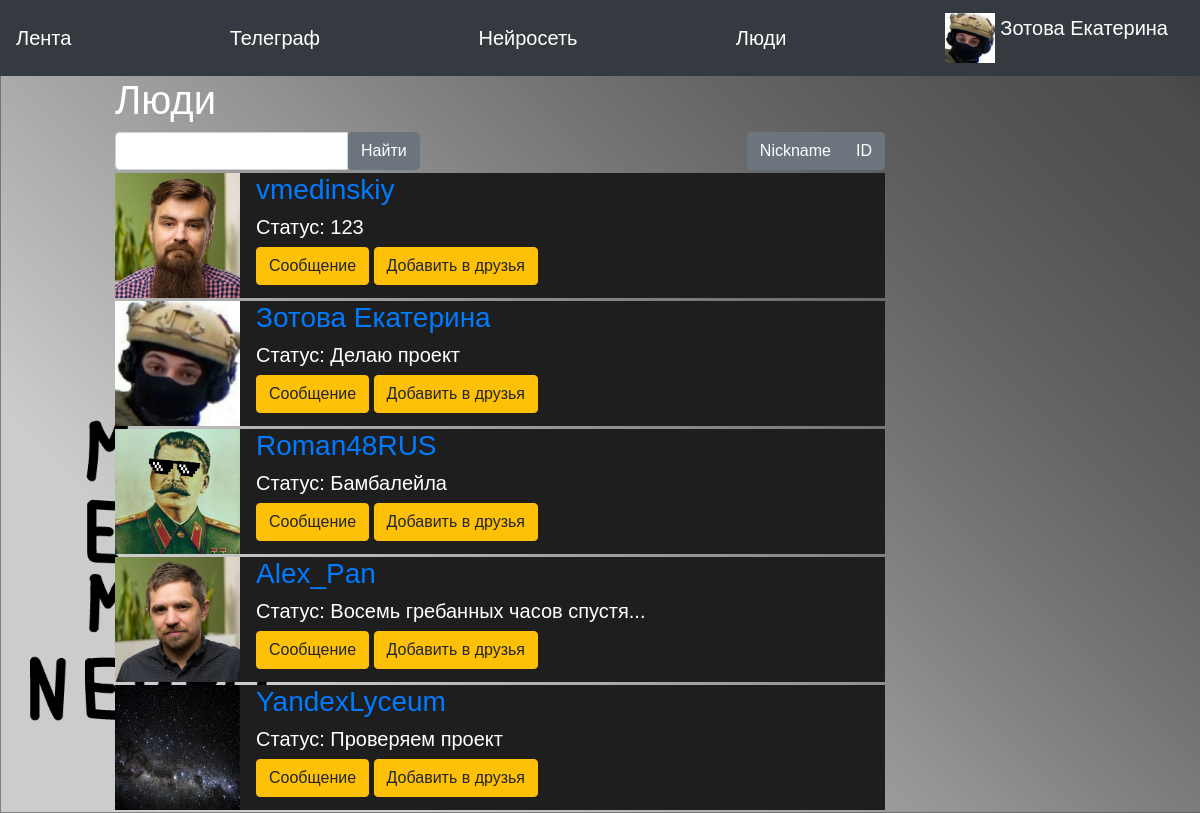
The page /people (signed in) on the database its author committed.
### data/users.py (models this page shows, shortened)
class User(SqlAlchemyBase, UserMixin, SerializerMixin):
    __tablename__ = 'users'
    id = sqlalchemy.Column(sqlalchemy.Integer,
                           primary_key=True, autoincrement=True)
    name = sqlalchemy.Column(sqlalchemy.String, nullable=True)
    status = sqlalchemy.Column(sqlalchemy.String, nullable=True)
    email = sqlalchemy.Column(sqlalchemy.String,
                              index=True, unique=True, nullable=True)
    hashed_password = sqlalchemy.Column(sqlalchemy.String, nullable=True)
    created_date = sqlalchemy.Column(sqlalchemy.DateTime,
                                     default=datetime.datetime.now)
    friends = sqlalchemy.Column(sqlalchemy.String, nullable=True)
    avatar = sqlalchemy.Column(sqlalchemy.String,
                               default='/static/img/backgrounds/default.png')
    liked_news = sqlalchemy.Column(sqlalchemy.VARCHAR, nullable=True)
    liked_photos = sqlalchemy.Column(sqlalchemy.VARCHAR, nullable=True)
    background = sqlalchemy.Column(sqlalchemy.String, default='/static/img/backgrounds/default.png')
    theme = sqlalchemy.Column(sqlalchemy.Boolean, default=1)
    albums = sqlalchemy.Column(sqlalchemy.VARCHAR)

### main.py (the view)
@app.route("/people", methods=["GET", "POST"])
def get_people():
    form = UsersForm()
    js = url_for("static", filename="js/bs-custom-file-input.js")
    session = db_session.create_session()
    users = session.query(User)
    find_string = request.form.get("find_string")
    if form.validate_on_submit():
        if form.find_string.data:
            users = session.query(User).filter(User.name.like(f'%{find_string}%'))
        else:
            users = session.query(User)
    return render_template("people.html", form=form, users=users, title='Люди', base=get_base(),
                           js=js)

### main.py
class UsersForm(FlaskForm):
    find_string = StringField('Поиск людей')
    submit = SubmitField('Найти')

class BaseForm(FlaskForm):
    background = ""
    text_color = 'white'
    back = '#0a0a0a'
    back_color = '#646464'
    font_white = "white"
    js_for_files = ""

### data/db_session.py (called while the page is built)
def create_session() -> Session:
    global __factory
    return __factory()

### main.py (called while the page is built)
def get_base():
    base = BaseForm()
    if current_user.is_authenticated:
        base.background = current_user.background
        base.text_color = 'white' if not current_user.theme else 'black'
        base.back = '#0a0a0a' if not current_user.theme else '#f5f5f5'
        base.back_color = '#1e1e1e' if not current_user.theme else '#969696'
    else:
        base.background = ""
        base.text_color = 'black'
        base.back = '#0a0a0a'
        base.back_color = '#969696'
    base.js_for_files = url_for("static", filename="js/bs-custom-file-input.js")
    return base

@login_manager.user_loader
def load_user(user_id):
    session = db_session.create_session()
    return session.query(User).get(user_id)

### templates/people.html (shortened to what this page needs)
{% extends "base.html" %}
{% block content %}
<div class="col-8">
<h1>Люди</h1>
<div class="btn-toolbar justify-content-between" role="toolbar"
     aria-label="Toolbar with button groups">
    <form action="" method="post">
        <div class="input-group">
            {{ form.find_string(class="form-control") }}
            {{ form.submit(type="submit", class="btn btn-secondary") }}
        </div>
    </form>
    <div class="btn-group mp-3" role="group" aria-label="Third group">
        <button type="radio" class="btn btn-secondary checked">Nickname</button>
        <button type="radio" class="btn btn-secondary">ID</button>
    </div>
</div>
{% for item in users%}
<div class="col-100">
    <div class="block">
        <div class="media">
            <img src={{item.avatar}} class="align-self-start mr-3" alt={{item.name}} width="125"
                 height="125">
            <div class="media-body">
                <h3 class="mt-0"><a href="/profile/{{ item.id }}"> {{item.name}} </a></h3>
                <h5 class="mt-1">Статус: {{item.status}}</h5>
                {% if current_user.is_authenticated %}
                <a href="/messages/{{ item.id }}" class="btn btn-warning">Сообщение</a>
                <a href="/add_friend/{{ item.id }}" class="btn btn-warning">Добавить в друзья</a>
                {% endif %}
            </div>
        </div>
    </div>
</div>
{% endfor %}
</div>
{% endblock %}

### templates/base.html (shortened to what this page needs)
<!doctype html>
<html lang="en">
<head>
    <link rel="stylesheet"
          href="https://stackpath.bootstrapcdn.com/bootstrap/4.4.1/css/bootstrap.min.css"
>
</head>
<body>
<header>
    <nav class="navbar navbar-dark bg-dark">
        <a class="navbar-brand" href="/">Лента</a>
        {% if current_user.is_authenticated %}
        <a class="navbar-brand" href="/messages">Телеграф</a>
        <a class="navbar-brand" href="/neuro/meme">Нейросеть</a>
        <a class="navbar-brand" href="/people">Люди</a>
        <a class="navbar-brand" href="/profile/{{current_user.id}}">
            <img src={{current_user.avatar}}
                 width="50" height="50"
                 alt="PEP8" class="d-inline-block align-top"> {{current_user.name}}
        </a>
        {% else %}
        <p>
            <a class="btn btn-primary " href="/register">Зарегистрироваться</a>
            <a class="btn btn-success" href="/login">Войти</a>
        </p>
        {% endif %}
    </nav>
</header>
<main role="main" class="container-fluid">
    <div class="row">
        <div class="col-1"></div>
        {% block content %}{% endblock %}
    </div>
</main>
</body>
</html>

### rows shown on the page
User: avatar (picture), name "Зотова Екатерина", status "Делаю проект"
User: avatar (picture), name "vmedinskiy", status "123"
User: avatar (picture), name "Roman48RUS", status "Бамбалейла"
User: avatar (picture), name "Alex_Pan", status "Восемь гребанных часов спустя..."
User: avatar (placeholder picture), name "YandexLyceum", status "Проверяем проект"
